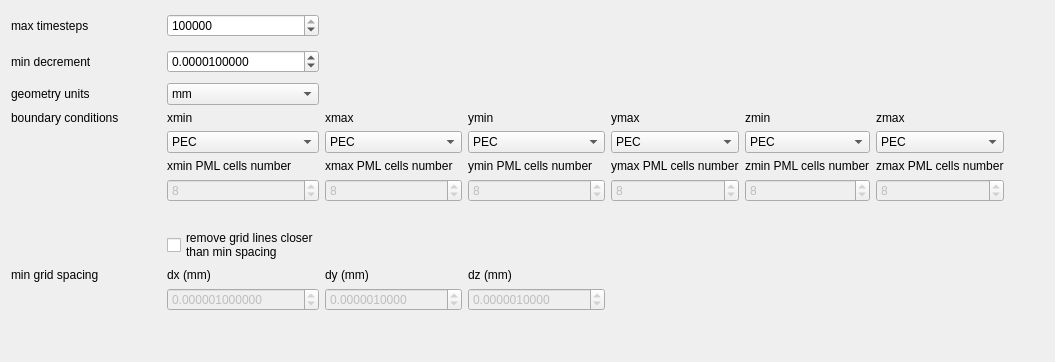
         <widget class="QWidget" name="simulationParamsTab">
          <attribute name="title">
           <string>Simulation Params</string>
          </attribute>
          <layout class="QHBoxLayout" name="horizontalLayout_18">
           <item>
            <layout class="QGridLayout" name="gridLayout_7">
             <item row="3" column="6">
              <widget class="QLabel" name="label_33">
               <property name="text">
                <string>zmax</string>
               </property>
              </widget>
             </item>
             <item row="1" column="1">
              <widget class="QDoubleSpinBox" name="simParamsMinDecrement">
               <property name="sizePolicy">
                <sizepolicy hsizetype="Preferred" vsizetype="Fixed">
                 <horstretch>0</horstretch>
                 <verstretch>0</verstretch>
                </sizepolicy>
               </property>
               <property name="decimals">
                <number>10</number>
               </property>
               <property name="maximum">
                <double>10000000000.000000000000000</double>
               </property>
               <property name="singleStep">
                <double>0.000001000000000</double>
               </property>
               <property name="value">
                <double>0.000010000000000</double>
               </property>
              </widget>
             </item>
             <item row="9" column="1">
              <widget class="QLabel" name="label_251">
               <property name="text">
                <string>dx (mm)</string>
               </property>
              </widget>
             </item>
             <item row="5" column="1">
              <widget class="QLabel" name="label_34">
               <property name="text">
                <string>xmin PML cells number</string>
               </property>
              </widget>
             </item>
             <item row="6" column="4">
              <widget class="QSpinBox" name="PMLymaxcells">
               <property name="enabled">
                <bool>false</bool>
               </property>
               <property name="minimum">
                <number>1</number>
               </property>
               <property name="value">
                <number>8</number>
               </property>
              </widget>
             </item>
             <item row="3" column="1">
              <widget class="QLabel" name="label_21">
               <property name="text">
                <string>xmin</string>
               </property>
              </widget>
             </item>
             <item row="5" column="3">
              <widget class="QLabel" name="label_36">
               <property name="text">
                <string>ymin PML cells number</string>
               </property>
              </widget>
             </item>
             <item row="0" column="1">
              <widget class="QSpinBox" name="simParamsMaxTimesteps">
               <property name="maximum">
                <number>1000000000</number>
               </property>
               <property name="singleStep">
                <number>1000</number>
               </property>
               <property name="value">
                <number>1000000</number>
               </property>
              </widget>
             </item>
             <item row="4" column="2">
              <widget class="QComboBox" name="BCxmax">
               <item>
                <property name="text">
                 <string>PEC</string>
                </property>
               </item>
               <item>
                <property name="text">
                 <string>PMC</string>
                </property>
               </item>
               <item>
                <property name="text">
                 <string>MUR</string>
                </property>
               </item>
               <item>
                <property name="text">
                 <string>PML</string>
                </property>
               </item>
              </widget>
             </item>
             <item row="6" column="1">
              <widget class="QSpinBox" name="PMLxmincells">
               <property name="enabled">
                <bool>false</bool>
               </property>
               <property name="minimum">
                <number>1</number>
               </property>
               <property name="value">
                <number>8</number>
               </property>
              </widget>
             </item>
             <item row="5" column="5">
              <widget class="QLabel" name="label_38">
               <property name="text">
                <string>zmin PML cells number</string>
               </property>
              </widget>
             </item>
             <item row="11" column="1">
              <spacer name="verticalSpacer_8">
               <property name="orientation">
                <enum>Qt::Vertical</enum>
               </property>
               <property name="sizeHint" stdset="0">
                <size>
                 <width>20</width>
                 <height>40</height>
                </size>
               </property>
              </spacer>
             </item>
             <item row="9" column="0">
              <widget class="QLabel" name="label_47">
               <property name="text">
                <string>min grid spacing</string>
               </property>
              </widget>
             </item>
             <item row="2" column="1">
              <widget class="QComboBox" name="simParamsDeltaUnitList">
               <property name="editable">
                <bool>false</bool>
               </property>
               <property name="currentText">
                <string>mm</string>
               </property>
               <property name="currentIndex">
                <number>2</number>
               </property>
               <item>
                <property name="text">
                 <string>m</string>
                </property>
               </item>
               <item>
                <property name="text">
                 <string>cm</string>
                </property>
               </item>
               <item>
                <property name="text">
                 <string>mm</string>
                </property>
               </item>
               <item>
                <property name="text">
                 <string>µm</string>
                </property>
               </item>
               <item>
                <property name="text">
                 <string>nm</string>
                </property>
               </item>
              </widget>
             </item>
             <item row="1" column="0">
              <widget class="QLabel" name="label_25">
               <property name="minimumSize">
                <size>
                 <width>150</width>
                 <height>30</height>
                </size>
               </property>
               <property name="text">
                <string>min decrement</string>
               </property>
              </widget>
             </item>
             <item row="9" column="3">
              <widget class="QLabel" name="label_253">
               <property name="text">
                <string>dz (mm)</string>
               </property>
              </widget>
             </item>
             <item row="3" column="4">
              <widget class="QLabel" name="label_31">
               <property name="text">
                <string>ymax</string>
               </property>
              </widget>
             </item>
             <item row="4" column="4">
              <widget class="QComboBox" name="BCymax">
               <item>
                <property name="text">
                 <string>PEC</string>
                </property>
               </item>
               <item>
                <property name="text">
                 <string>PMC</string>
                </property>
               </item>
               <item>
                <property name="text">
                 <string>MUR</string>
                </property>
               </item>
               <item>
                <property name="text">
                 <string>PML</string>
                </property>
               </item>
              </widget>
             </item>
             <item row="10" column="1">
              <widget class="QDoubleSpinBox" name="genParamMinGridSpacingX">
               <property name="enabled">
                <bool>false</bool>
               </property>
               <property name="sizePolicy">
                <sizepolicy hsizetype="Preferred" vsizetype="Fixed">
                 <horstretch>0</horstretch>
                 <verstretch>0</verstretch>
                </sizepolicy>
               </property>
               <property name="decimals">
                <number>12</number>
               </property>
               <property name="maximum">
                <double>1000000000.000000000000000</double>
               </property>
               <property name="singleStep">
                <double>0.000000000000000</double>
               </property>
               <property name="value">
                <double>0.000001000000000</double>
               </property>
              </widget>
             </item>
             <item row="4" column="1">
              <widget class="QComboBox" name="BCxmin">
               <item>
                <property name="text">
                 <string>PEC</string>
                </property>
               </item>
               <item>
                <property name="text">
                 <string>PMC</string>
                </property>
               </item>
               <item>
                <property name="text">
                 <string>MUR</string>
                </property>
               </item>
               <item>
                <property name="text">
                 <string>PML</string>
                </property>
               </item>
              </widget>
             </item>
             <item row="3" column="5">
              <widget class="QLabel" name="label_20">
               <property name="text">
                <string>zmin</string>
               </property>
              </widget>
             </item>
             <item row="5" column="2">
              <widget class="QLabel" name="label_35">
               <property name="text">
                <string>xmax PML cells number</string>
               </property>
              </widget>
             </item>
             <item row="6" column="3">
              <widget class="QSpinBox" name="PMLymincells">
               <property name="enabled">
                <bool>false</bool>
               </property>
               <property name="minimum">
                <number>1</number>
               </property>
               <property name="value">
                <number>8</number>
               </property>
              </widget>
             </item>
             <item row="6" column="2">
              <widget class="QSpinBox" name="PMLxmaxcells">
               <property name="enabled">
                <bool>false</bool>
               </property>
               <property name="minimum">
                <number>1</number>
               </property>
               <property name="value">
                <number>8</number>
               </property>
              </widget>
             </item>
             <item row="1" column="2">
              <widget class="QLabel" name="simParamsMinDecrementdBLabel">
               <property name="text">
                <string/>
               </property>
              </widget>
             </item>
             <item row="2" column="0">
              <widget class="QLabel" name="label_48">
               <property name="toolTip">
                <string>&lt;html&gt;&lt;head/&gt;&lt;body&gt;&lt;p&gt;OpenEMS deltaUnit first specified by setRectilinearGrid. This unit is applied to objects as drawingunit.&lt;br/&gt;FreeCAD STL files are exported in FreeCAD standard units (mm) and imported with the appropriate scaling factor to match drawing units.&lt;/p&gt;&lt;/body&gt;&lt;/html&gt;</string>
               </property>
               <property name="text">
                <string>geometry units</string>
               </property>
              </widget>
             </item>
             <item row="5" column="4">
              <widget class="QLabel" name="label_37">
               <property name="text">
                <string>ymax PML cells number</string>
               </property>
              </widget>
             </item>
             <item row="3" column="2">
              <widget class="QLabel" name="label_22">
               <property name="text">
                <string>xmax</string>
               </property>
              </widget>
             </item>
             <item row="4" column="5">
              <widget class="QComboBox" name="BCzmin">
               <item>
                <property name="text">
                 <string>PEC</string>
                </property>
               </item>
               <item>
                <property name="text">
                 <string>PMC</string>
                </property>
               </item>
               <item>
                <property name="text">
                 <string>MUR</string>
                </property>
               </item>
               <item>
                <property name="text">
                 <string>PML</string>
                </property>
               </item>
              </widget>
             </item>
             <item row="7" column="0">
              <spacer name="verticalSpacer_25">
               <property name="orientation">
                <enum>Qt::Vertical</enum>
               </property>
               <property name="sizeType">
                <enum>QSizePolicy::Preferred</enum>
               </property>
               <property name="sizeHint" stdset="0">
                <size>
                 <width>20</width>
                 <height>20</height>
                </size>
               </property>
              </spacer>
             </item>
             <item row="0" column="9">
              <spacer name="horizontalSpacer_12">
               <property name="orientation">
                <enum>Qt::Horizontal</enum>
               </property>
               <property name="sizeHint" stdset="0">
                <size>
                 <width>40</width>
                 <height>20</height>
                </size>
               </property>
              </spacer>
             </item>
             <item row="10" column="3">
              <widget class="QDoubleSpinBox" name="genParamMinGridSpacingZ">
               <property name="enabled">
                <bool>false</bool>
               </property>
               <property name="sizePolicy">
                <sizepolicy hsizetype="Preferred" vsizetype="Fixed">
                 <horstretch>0</horstretch>
                 <verstretch>0</verstretch>
                </sizepolicy>
               </property>
               <property name="decimals">
                <number>10</number>
               </property>
               <property name="maximum">
                <double>1000000000.000000000000000</double>
               </property>
               <property name="value">
                <double>0.000001000000000</double>
               </property>
              </widget>
             </item>
             <item row="0" column="0">
              <widget class="QLabel" name="label_23">
               <property name="sizePolicy">
                <sizepolicy hsizetype="Minimum" vsizetype="Minimum">
                 <horstretch>0</horstretch>
                 <verstretch>0</verstretch>
                </sizepolicy>
               </property>
               <property name="minimumSize">
                <size>
                 <width>120</width>
                 <height>30</height>
                </size>
               </property>
               <property name="text">
                <string>max timesteps</string>
               </property>
              </widget>
             </item>
             <item row="3" column="3">
              <widget class="QLabel" name="label_30">
               <property name="text">
                <string>ymin</string>
               </property>
              </widget>
             </item>
             <item row="9" column="2">
              <widget class="QLabel" name="label_252">
               <property name="text">
                <string>dy (mm)</string>
               </property>
              </widget>
             </item>
             <item row="6" column="5">
              <widget class="QSpinBox" name="PMLzmincells">
               <property name="enabled">
                <bool>false</bool>
               </property>
               <property name="minimum">
                <number>1</number>
               </property>
               <property name="value">
                <number>8</number>
               </property>
              </widget>
             </item>
             <item row="10" column="2">
              <widget class="QDoubleSpinBox" name="genParamMinGridSpacingY">
               <property name="enabled">
                <bool>false</bool>
               </property>
               <property name="sizePolicy">
                <sizepolicy hsizetype="Preferred" vsizetype="Fixed">
                 <horstretch>0</horstretch>
                 <verstretch>0</verstretch>
                </sizepolicy>
               </property>
               <property name="decimals">
                <number>10</number>
               </property>
               <property name="maximum">
                <double>1000000000.000000000000000</double>
               </property>
               <property name="value">
                <double>0.000001000000000</double>
               </property>
              </widget>
             </item>
             <item row="4" column="6">
              <widget class="QComboBox" name="BCzmax">
               <item>
                <property name="text">
                 <string>PEC</string>
                </property>
               </item>
               <item>
                <property name="text">
                 <string>PMC</string>
                </property>
               </item>
               <item>
                <property name="text">
                 <string>MUR</string>
                </property>
               </item>
               <item>
                <property name="text">
                 <string>PML</string>
                </property>
               </item>
              </widget>
             </item>
             <item row="4" column="3">
              <widget class="QComboBox" name="BCymin">
               <item>
                <property name="text">
                 <string>PEC</string>
                </property>
               </item>
               <item>
                <property name="text">
                 <string>PMC</string>
                </property>
               </item>
               <item>
                <property name="text">
                 <string>MUR</string>
                </property>
               </item>
               <item>
                <property name="text">
                 <string>PML</string>
                </property>
               </item>
              </widget>
             </item>
             <item row="6" column="6">
              <widget class="QSpinBox" name="PMLzmaxcells">
               <property name="enabled">
                <bool>false</bool>
               </property>
               <property name="minimum">
                <number>1</number>
               </property>
               <property name="value">
                <number>8</number>
               </property>
              </widget>
             </item>
             <item row="3" column="0">
              <widget class="QLabel" name="label_32">
               <property name="text">
                <string>boundary conditions</string>
               </property>
              </widget>
             </item>
             <item row="5" column="6">
              <widget class="QLabel" name="label_39">
               <property name="text">
                <string>zmax PML cells number</string>
               </property>
              </widget>
             </item>
             <item row="8" column="1">
              <widget class="QCheckBox" name="genParamMinGridSpacingEnable">
               <property name="text">
                <string>remove grid lines closer
than min spacing</string>
               </property>
              </widget>
             </item>
            </layout>
           </item>
          </layout>
         </widget>
